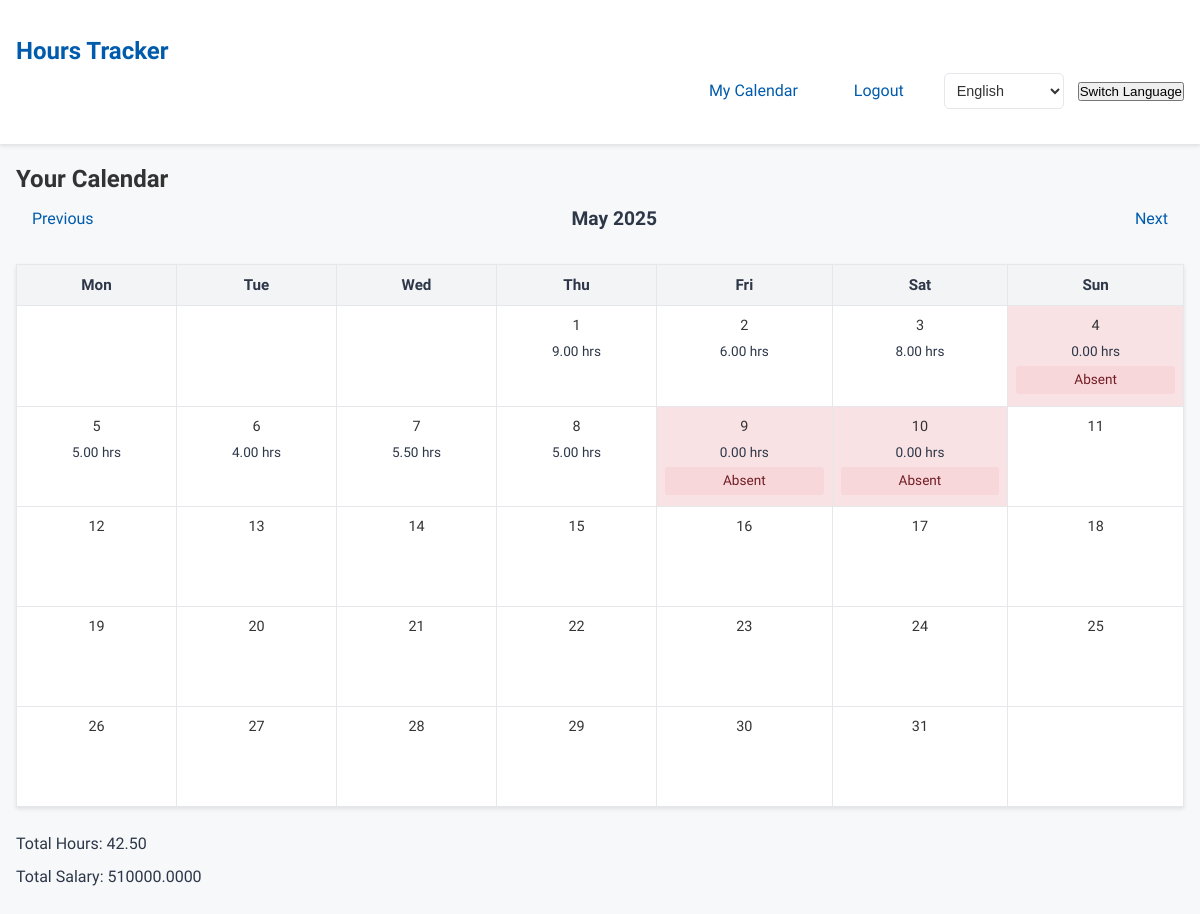
The app's page /calendar/ (signed in) with its own data.
### hours_tracker/models.py (models this page shows, shortened)
class WorkHours(models.Model):
    user = models.ForeignKey(CustomUser, on_delete=models.CASCADE)
    date = models.DateField()
    hours = models.DecimalField(max_digits=5, decimal_places=2)
    is_absence = models.BooleanField(default=False)
    class Meta:
        unique_together = ('user', 'date')

### hours_tracker/views.py (the view)
# urls.py: path('calendar/', views.calendar_view, name='calendar'),
@login_required
def calendar_view(request):
    lang = request.session.get('language', 'en')
    logger.debug(f"calendar_view - Session language: {lang}, Session key: {request.session.session_key}")
    template = f'calendar_{lang}.html'
    logger.debug(f"calendar_view - Rendering template: {template}")
    year = int(request.GET.get('year', timezone.now().year))
    month = int(request.GET.get('month', timezone.now().month))
    cal = calendar.monthcalendar(year, month)
    work_hours = WorkHours.objects.filter(user=request.user, date__year=year, date__month=month)
    holidays = Holiday.objects.filter(date__year=year, date__month=month)
    total_hours = sum(h.hours for h in work_hours if not h.is_absence)
    total_salary = total_hours * request.user.hourly_wage
    weeks = []
    for week in cal:
        week_days = []
        for day in week:
            if day == 0:
                week_days.append({'day': None})
            else:
                day_data = {'day': day, 'hours': None, 'is_absence': False, 'holiday': None}
                for wh in work_hours:
                    if wh.date.day == day:
                        day_data['hours'] = wh.hours
                        day_data['is_absence'] = wh.is_absence
                for holiday in holidays:
                    if holiday.date.day == day:
                        day_data['holiday'] = holiday.name
                week_days.append(day_data)
        weeks.append(week_days)
    context = {
        'weeks': weeks,
        'year': year,
        'month': month,
        'total_hours': total_hours,
        'total_salary': total_salary,
        'prev_year': year if month > 1 else year - 1,
        'prev_month': month - 1 if month > 1 else 12,
        'next_year': year if month < 12 else year + 1,
        'next_month': month + 1 if month < 12 else 1,
        'month_name': calendar.month_name[month] if lang == 'en' else f'{month}월',
    }
    return render(request, template, context)

### templates/calendar_en.html (shortened to what this page needs)
{% extends 'base_en.html' %}
{% load static %}
{% block css %}
    <link rel="stylesheet" href="{% static 'css/calender.css' %}">
{% endblock %}
{% block content %}
<h2>
    {% if employee_email %}
        Calendar for {{ employee_email }}
    {% else %}
        Your Calendar
    {% endif %}
</h2>
<div class="calendar-nav">
    <a href="{% url 'calendar' %}?year={{ prev_year }}&month={{ prev_month }}" class="nav-link">Previous</a>
    <span class="month-year">{{ month_name }} {{ year }}</span>
    <a href="{% url 'calendar' %}?year={{ next_year }}&month={{ next_month }}" class="nav-link">Next</a>
</div>
<table class="calendar-table">
    <thead>
        <tr>
            <th>Mon</th>
            <th>Tue</th>
            <th>Wed</th>
            <th>Thu</th>
            <th>Fri</th>
            <th>Sat</th>
            <th>Sun</th>
        </tr>
    </thead>
    <tbody>
        {% for week in weeks %}
            <tr>
                {% for day in week %}
                    <td {% if day.holiday %}class="holiday"{% elif day.is_absence %}class="absence"{% endif %}>
                        {% if day.day %}
                            <div class="day-number">{{ day.day }}</div>
                            {% if day.hours is not None %}
                                <div class="hours">{{ day.hours }} hrs</div>
                            {% endif %}
                            {% if day.is_absence %}
                                <div class="absence-note">Absent</div>
                            {% endif %}
                        {% endif %}
                    </td>
                {% endfor %}
            </tr>
        {% endfor %}
    </tbody>
</table>
<div class="summary">
    <p>Total Hours: {{ total_hours }}</p>
    <p>Total Salary: {{ total_salary }}</p>
</div>
{% endblock %}

### static/css/base.css (style rules this page uses)
* { margin: 0; padding: 0; box-sizing: border-box; }
body { font-family: 'Noto Sans KR', 'Nanum Gothic', -apple-system, BlinkMacSystemFont, 'Segoe UI', Roboto, sans-serif; line-height: 1.6; color: #333; background-color: #f6f8fa; }
.nav-link { color: #2d3748; text-decoration: none; font-size: 1rem; font-weight: 500; padding: 0.5rem; transition: color 0.2s ease; }

### static/css/calender.css (style rules this page uses)
.calendar-nav { display: flex; justify-content: space-between; align-items: center; margin-bottom: 1.5rem; font-family: 'Noto Sans KR', 'Nanum Gothic', sans-serif; }
.nav-link { color: #005bac; font-size: 1rem; font-weight: 500; text-decoration: none; padding: 0.5rem 1rem; border-radius: 5px; transition: background 0.2s ease; }
.month-year { font-size: 1.2rem; font-weight: 600; color: #2d3748; }
.calendar-table { width: 100%; border-collapse: collapse; font-family: 'Noto Sans KR', 'Nanum Gothic', sans-serif; background: #ffffff; box-shadow: 0 2px 4px rgba(0, 0, 0, 0.1); margin-bottom: 1.5rem; }
.calendar-table th, .calendar-table td { padding: 0.5rem; text-align: center; border: 1px solid #e5e7eb; }
.calendar-table th { background: #f3f4f6; font-weight: 600; color: #2d3748; font-size: 0.95rem; }
.calendar-table td { font-size: 0.9rem; color: #333; vertical-align: top; height: 100px; }
.calendar-table .day-number { font-weight: 500; margin-bottom: 0.25rem; }
.calendar-table .hours { font-size: 0.85rem; color: #2d3748; }
.calendar-table .absence-note { font-size: 0.85rem; color: #721c24; background: #f8d7da; border-radius: 3px; padding: 0.2rem 0.4rem; margin: 0.2rem 0; }
.calendar-table .absence { background: #f9e2e4; }
.summary { font-family: 'Noto Sans KR', 'Nanum Gothic', sans-serif; font-size: 1rem; color: #2d3748; }
.summary p { margin: 0.5rem 0; }

### records on screen
WorkHours: hours "9.00"
WorkHours: hours "6.00"
WorkHours: hours "8.00"
WorkHours: hours "0.00"
WorkHours: hours "5.00"
WorkHours: hours "4.00"
WorkHours: hours "5.50"
WorkHours: hours "5.00"
WorkHours: hours "0.00"
WorkHours: hours "0.00"

### other values on screen
{{ month_name }} "May"
{{ year }} "2025"
{{ day.day }} "1" "2" "3" "4" "5" "6" "7" "8" "9" "10" "11" "12" "13" "14" "15" "16" "17" "18" "19" "20" "21" "22" "23" "24" "25" "26" "27" "28" "29" "30" "31"
{{ total_hours }} "42.50"
{{ total_salary }} "510000.0000"
